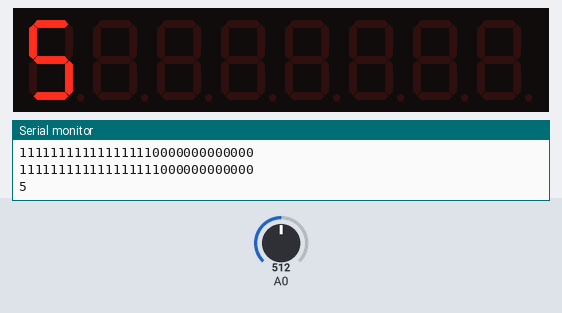
This sketch was run on a simulated Arduino Uno, built with avr-gcc and run on an emulated ATmega328P. Shown: 8-digit seven-segment display, the last lines printed to the serial monitor. The inputs (shaded band) are chosen by the test bench; at power-on: A0 = 512.

Above: at 1.8 s.
At 3.9 s:
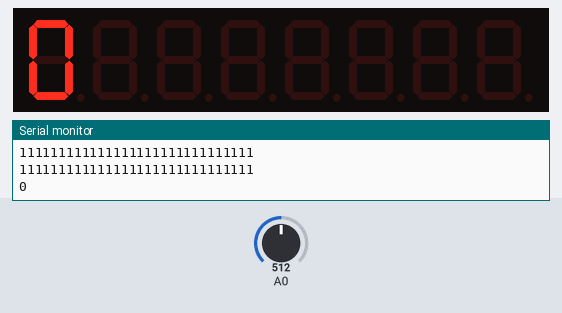

The sketch:

identifylist.ino
```cpp
#include"LedControl.h"
LedControl lc=LedControl(12,10,11,1);//(din, clk, cs, #num)
void setup() {
  // initialize serial communication at 9600 bits per second:
  lc.shutdown(0,false);
  lc.setIntensity(0,5);
  Serial.begin(9600);
}


//------------------identify light or not--------------------//
int trans(int n){
  if(n>200) return 1;
  else return 0;
}
//---------------------collect signal and output on serial---------------------//
int DATALIST[30]={};
int collectstep=0;
int collectedDATA(){
  if(collectstep==30){
    for(int j=0;j<30;j++){
      Serial.println(DATALIST[j]);
    }
    collectstep%=30;
  }
  int DATA = trans(analogRead(A0));
  DATALIST[collectstep]=DATA;
  collectstep++;
  delay(100);
}
//------------------function to distinguish signal------------------------//
int wait=0;
void printnum(int DATALIST[]){
  int N1=0,N2=0,N3=0,N4=0,N5=0,N6=0,N7=0,N8=0,N9=0,N0=0;
  int list1[30]={1,1,1,0,1,1,1,1,1,0,1,1,1,1,1,0,1,1,1,1,1,0,1,1,1,1,1,0,0,0};
  int list2[30]={1,1,1,0,1,1,1,0,1,1,1,1,1,0,1,1,1,1,1,0,1,1,1,1,1,0,0,0,0,0};
  int list3[30]={1,1,1,0,1,1,1,0,1,1,1,0,1,1,1,1,1,0,1,1,1,1,1,0,0,0,0,0,0,0};
  int list4[30]={1,1,1,0,1,1,1,0,1,1,1,0,1,1,1,0,1,1,1,1,1,0,0,0,0,0,0,0,0,0};
  int list5[30]={1,1,1,0,1,1,1,0,1,1,1,0,1,1,1,0,1,1,1,0,0,0,0,0,0,0,0,0,0,0};
  int list6[30]={1,1,1,1,1,0,1,1,1,0,1,1,1,0,1,1,1,0,1,1,1,0,0,0,0,0,0,0,0,0};
  int list7[30]={1,1,1,1,1,0,1,1,1,1,1,0,1,1,1,0,1,1,1,0,1,1,1,0,0,0,0,0,0,0};
  int list8[30]={1,1,1,1,1,0,1,1,1,1,1,0,1,1,1,1,1,0,1,1,1,0,1,1,1,0,0,0,0,0};
  int list9[30]={1,1,1,1,1,0,1,1,1,1,1,0,1,1,1,1,1,0,1,1,1,1,1,0,1,1,1,0,0,0};
  int list0[30]={1,1,1,1,1,0,1,1,1,1,1,0,1,1,1,1,1,0,1,1,1,1,1,0,1,1,1,1,1,0};
  for(int i=0;i<30;i++){
    if(DATALIST[i]==list2[i]) N1++;
    if(DATALIST[i]==list2[i]) N2++;
    if(DATALIST[i]==list3[i]) N3++;
    if(DATALIST[i]==list4[i]) N4++;
    if(DATALIST[i]==list5[i]) N5++;
    if(DATALIST[i]==list6[i]) N6++;
    if(DATALIST[i]==list7[i]) N7++;
    if(DATALIST[i]==list8[i]) N8++;
    if(DATALIST[i]==list9[i]) N9++;
    if(DATALIST[i]==list0[i]) N0++;
  }
  int id=25,out=0;
  if(wait==0){
    if(N1>=id){ Serial.println("1");N1=N2=N3=N4=N5=N6=N7=N8=N9=N0=0;wait=20;lc.setChar(0, 7, 1, false);}
    if(N2>=id){ Serial.println("2");N1=N2=N3=N4=N5=N6=N7=N8=N9=N0=0;wait=20;lc.setChar(0, 7, 2, false);}
    if(N3>=id){ Serial.println("3");N1=N2=N3=N4=N5=N6=N7=N8=N9=N0=0;wait=20;lc.setChar(0, 7, 3, false);}
    if(N4>=id){ Serial.println("4");N1=N2=N3=N4=N5=N6=N7=N8=N9=N0=0;wait=20;lc.setChar(0, 7, 4, false);}
    if(N5>=id){ Serial.println("5");N1=N2=N3=N4=N5=N6=N7=N8=N9=N0=0;wait=20;lc.setChar(0, 7, 5, false);}
    if(N6>=id){ Serial.println("6");N1=N2=N3=N4=N5=N6=N7=N8=N9=N0=0;wait=20;lc.setChar(0, 7, 6, false);}
    if(N7>=id){ Serial.println("7");N1=N2=N3=N4=N5=N6=N7=N8=N9=N0=0;wait=20;lc.setChar(0, 7, 7, false);}
    if(N8>=id){ Serial.println("8");N1=N2=N3=N4=N5=N6=N7=N8=N9=N0=0;wait=20;lc.setChar(0, 7, 8, false);}
    if(N9>=id){ Serial.println("9");N1=N2=N3=N4=N5=N6=N7=N8=N9=N0=0;wait=20;lc.setChar(0, 7, 9, false);}
    if(N0>=id){ Serial.println("0");N1=N2=N3=N4=N5=N6=N7=N8=N9=N0=0;wait=20;lc.setChar(0, 7, 0, false);}
  }
  wait--;
  if(wait<0) wait=0;

}
//------------------------------------------//

void loop() {
  int DATA = trans(analogRead(A0));
  DATALIST[collectstep]=DATA;
  //identify
  for(int i=0;i<30;i++) Serial.print(DATALIST[i]);
  Serial.println(" ");
  printnum(DATALIST);
  collectstep++;
  if(collectstep==30){
    for(int i=0;i<29;i++){
      DATALIST[i]=DATALIST[i+1];
    }
    collectstep--;
  }
  delay(100);
}
```

Measured:
- what the display in image 0 shows lasts 2.1 s, from 1.7 s to 3.8 s
